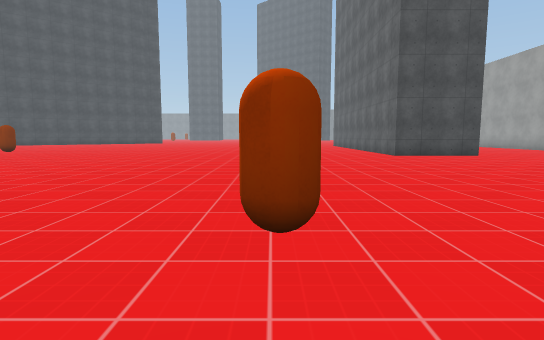
view 1 (above)

24 first-person views from a walk through a Unity game level. The camera is 1.2 m above the floor, tilts 6° down and sees 80° across. The floor is counted in squares, 2 m on a side. Each view is taken from the middle of a square. On the plan, view 1 faces up. The plan holds only what a view shows up to about 10 squares ahead; the rest is blank. The place goes on beyond the plan. Surface patterns are stand-ins for the level's own textures.

view 2
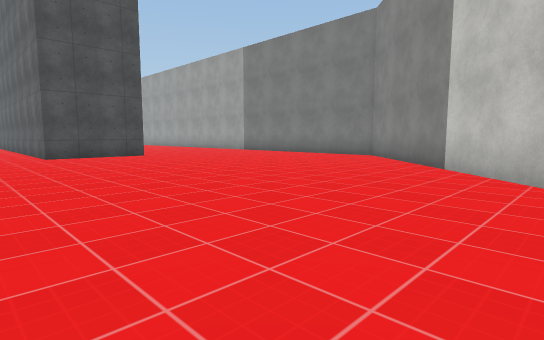

view 3
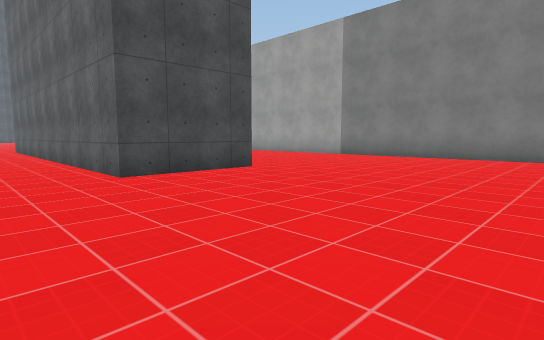

view 4
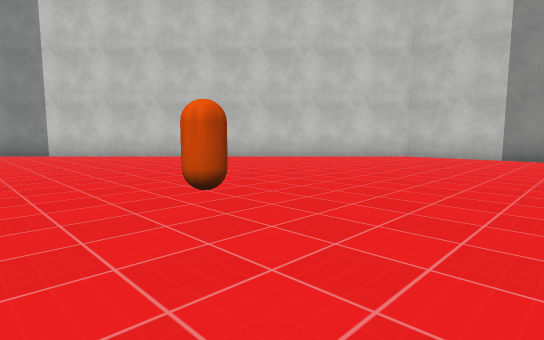

view 5
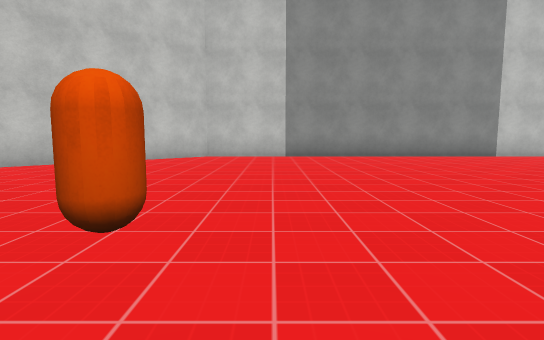

view 6
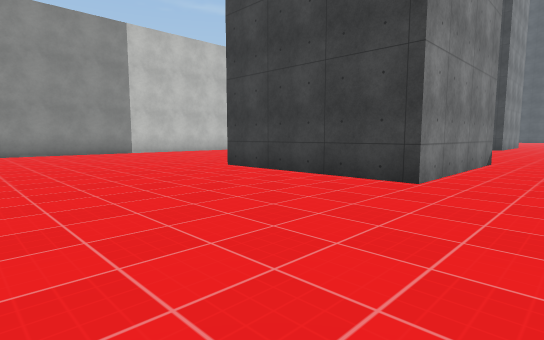

view 7
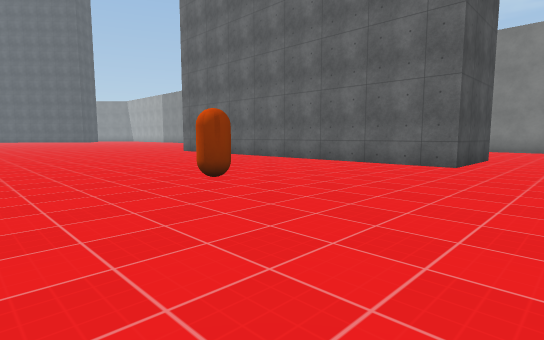

view 8
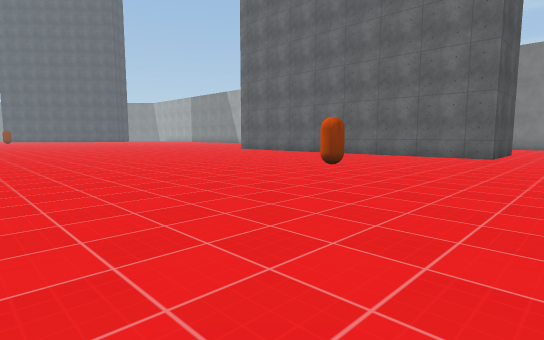

view 9
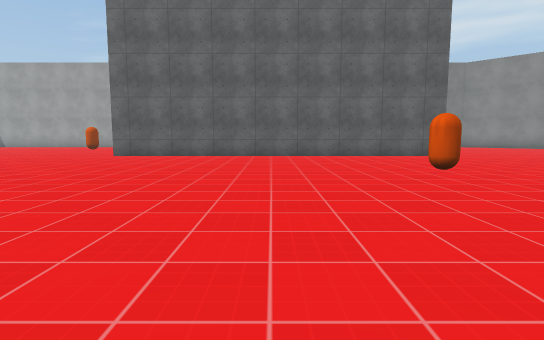

view 10
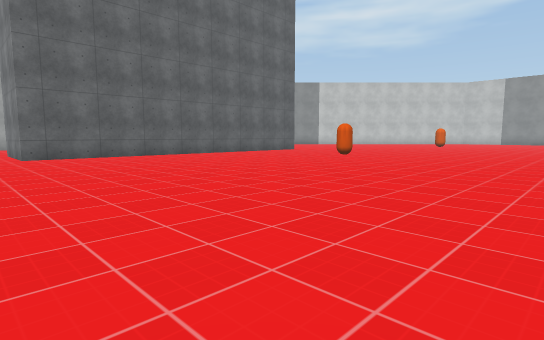

view 11
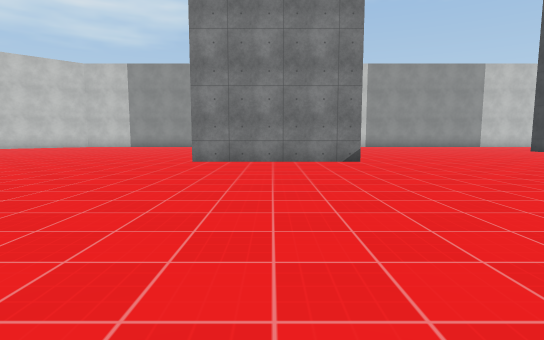

view 12
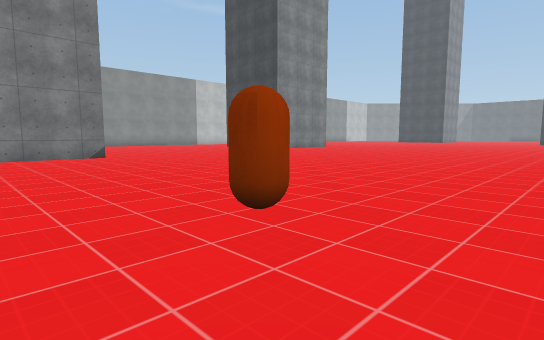

view 13
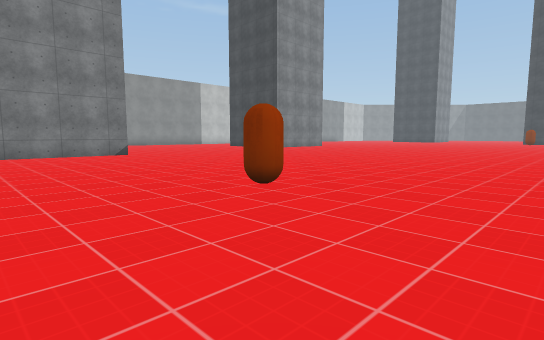

view 14
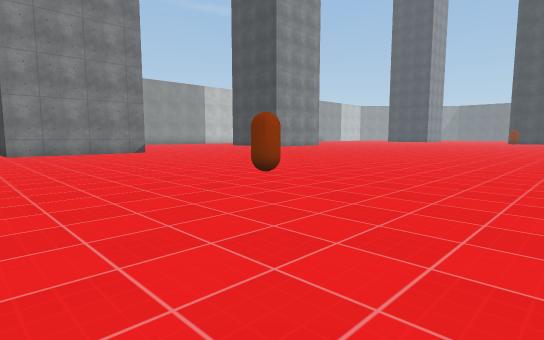

view 15
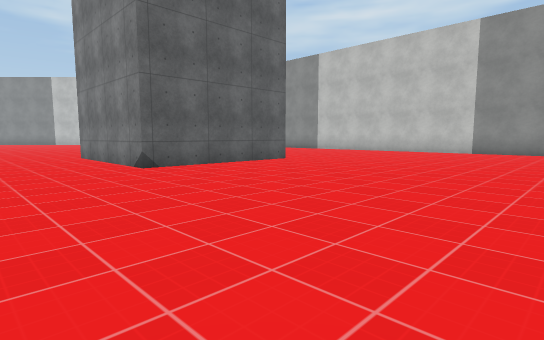

view 16
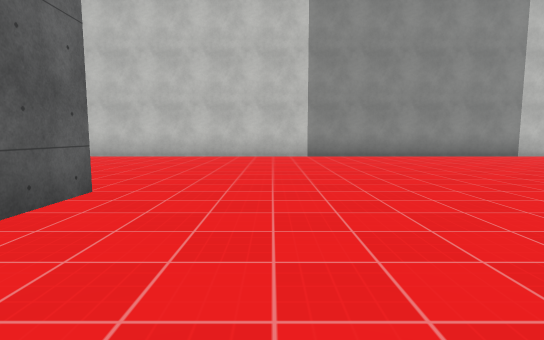

view 17
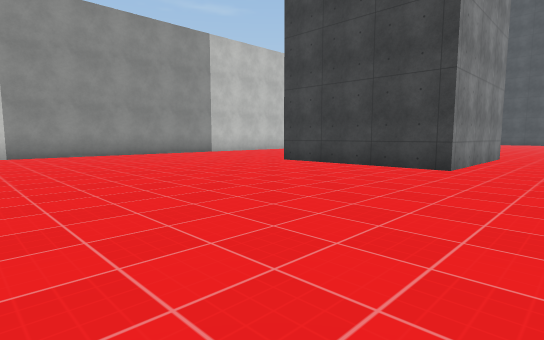

view 18
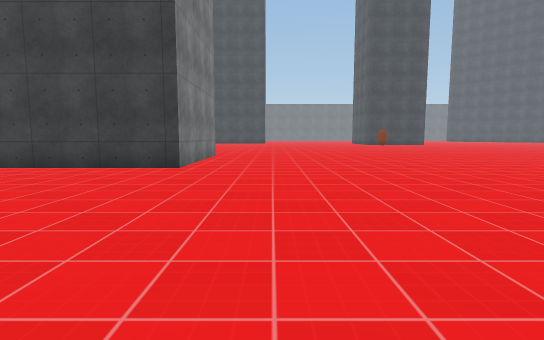

view 19
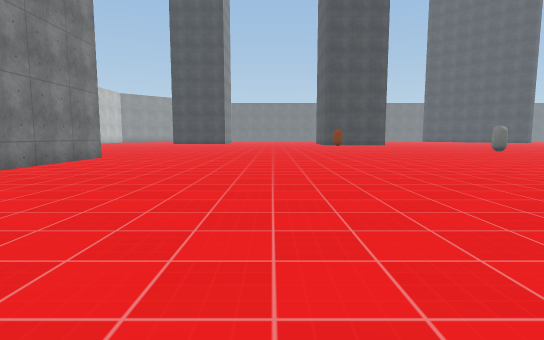

view 20
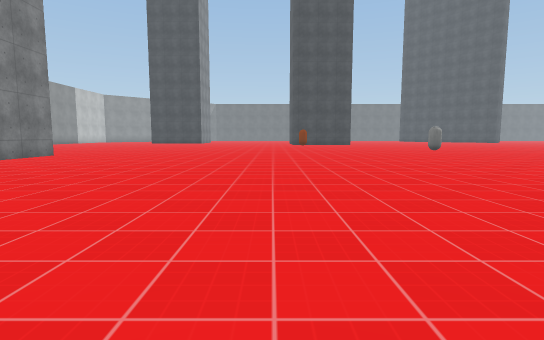

view 21
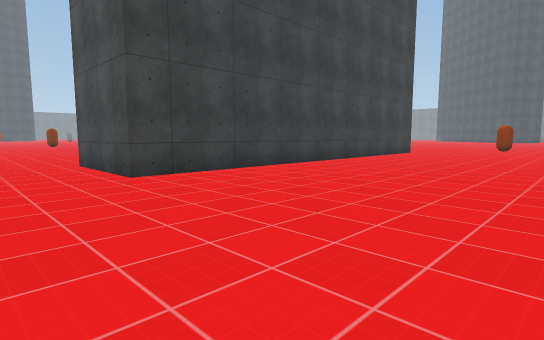

view 22
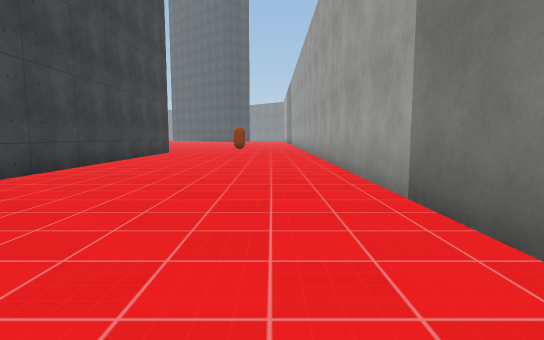

view 23
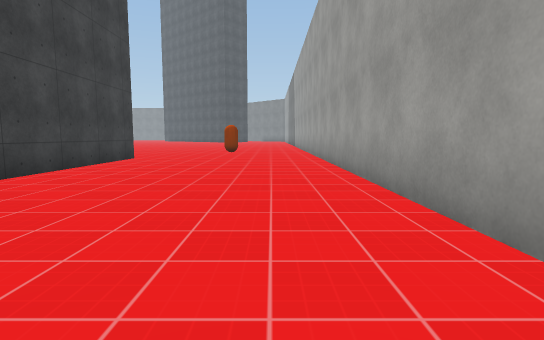

view 24
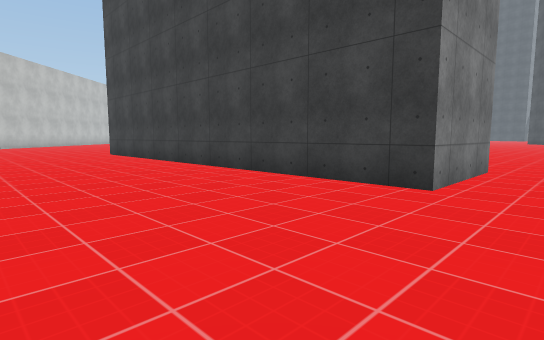

### Floor plan
Points are (right, up) in squares from view 1. A wall is a line through its corners. A room is listed if a view was taken in it or the views show most of it. See-through windows are left out.
Room 1 (views 1, 2, 3, 4, 5, 6, 7, 8, 9, 10, 11, 12, 13, 14, 15, 16, 17, 18, 19, 20, 21, 22, 23, 24)
walls: (-11.1, 0.5) (-11.1, 4.5) (-7.1, 4.5) (-7.1, 0.5); (3.7, 9.8) (3.7, 19.8) (6.3, 19.8) (6.3, 9.8) (3.7, 9.8); (-23.1, 3.3) (-19.1, 3.3) (-19.1, -0.8); (-21, -5.5) (0.9, -5.5) (11.3, 4.9) (11.3, 21.1)
objects: capsule (-10, 12); capsule (0, 2); capsule (0, 12)

Where each view was taken, in squares from view 1:
view 1: 0 up, 0 right, facing up
view 2: 0 up, 2 right, facing up-right
view 3: 5 up, 2 right, facing up-right
view 4: 4 up, 3 left, facing down-right
view 5: 4 up, 1 left, facing down
view 6: 6 up, 3 left, facing down-left
view 7: 8 up, 3 left, facing up-right
view 8: 8 up, 6 left, facing up-right
view 9: 15 up, 6 left, facing right
view 10: 21 up, 6 left, facing down-right
view 11: 12 up, 9 left, facing down
view 12: 14 up, 8 left, facing down-left
view 13: 15 up, 7 left, facing down-left
view 14: 16 up, 6 left, facing down-left
view 15: 7 up, 17 left, facing down-right
view 16: 4 up, 13 left, facing down
view 17: 5 up, 13 left, facing down-left
view 18: 5 up, 13 left, facing left
view 19: 8 up, 14 left, facing left
view 20: 10 up, 13 left, facing left
view 21: 8 up, 11 right, facing up-left
view 22: 8 up, 10 right, facing up
view 23: 11 up, 10 right, facing up
view 24: 21 up, 10 right, facing down-left
